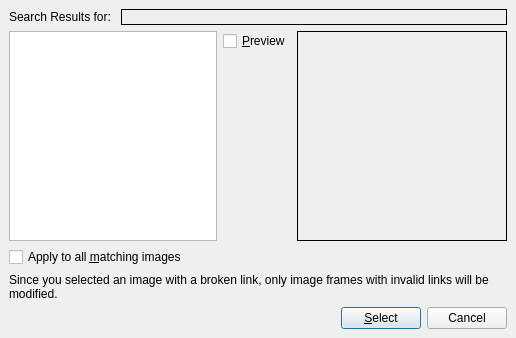
<?xml version="1.0" encoding="UTF-8"?>
<ui version="4.0">
 <author>Petr Vanek &lt;petr@scribus.info&gt;</author>
 <class>PicSearch</class>
 <widget class="QDialog" name="PicSearch">
  <property name="geometry">
   <rect>
    <x>0</x>
    <y>0</y>
    <width>516</width>
    <height>292</height>
   </rect>
  </property>
  <property name="windowTitle">
   <string>Result</string>
  </property>
  <layout class="QVBoxLayout">
   <property name="leftMargin">
    <number>9</number>
   </property>
   <property name="topMargin">
    <number>9</number>
   </property>
   <property name="rightMargin">
    <number>9</number>
   </property>
   <property name="bottomMargin">
    <number>9</number>
   </property>
   <item>
    <layout class="QHBoxLayout">
     <item>
      <widget class="QLabel" name="textLabel1">
       <property name="text">
        <string>Search Results for: </string>
       </property>
       <property name="wordWrap">
        <bool>false</bool>
       </property>
      </widget>
     </item>
     <item>
      <widget class="QLabel" name="fileNameLabel">
       <property name="sizePolicy">
        <sizepolicy hsizetype="Expanding" vsizetype="Preferred">
         <horstretch>0</horstretch>
         <verstretch>0</verstretch>
        </sizepolicy>
       </property>
       <property name="frameShape">
        <enum>QFrame::Box</enum>
       </property>
       <property name="text">
        <string/>
       </property>
       <property name="wordWrap">
        <bool>false</bool>
       </property>
      </widget>
     </item>
    </layout>
   </item>
   <item>
    <layout class="QHBoxLayout">
     <item>
      <widget class="QListWidget" name="foundFilesBox"/>
     </item>
     <item>
      <layout class="QVBoxLayout">
       <item>
        <widget class="QCheckBox" name="previewCheckBox">
         <property name="text">
          <string>&amp;Preview</string>
         </property>
         <property name="shortcut">
          <string>Alt+P</string>
         </property>
        </widget>
       </item>
       <item>
        <spacer>
         <property name="orientation">
          <enum>Qt::Vertical</enum>
         </property>
         <property name="sizeType">
          <enum>QSizePolicy::Expanding</enum>
         </property>
         <property name="sizeHint" stdset="0">
          <size>
           <width>21</width>
           <height>81</height>
          </size>
         </property>
        </spacer>
       </item>
      </layout>
     </item>
     <item>
      <layout class="QVBoxLayout">
       <item>
        <widget class="QLabel" name="previewLabel">
         <property name="minimumSize">
          <size>
           <width>210</width>
           <height>210</height>
          </size>
         </property>
         <property name="maximumSize">
          <size>
           <width>210</width>
           <height>210</height>
          </size>
         </property>
         <property name="frameShape">
          <enum>QFrame::Box</enum>
         </property>
         <property name="alignment">
          <set>Qt::AlignCenter</set>
         </property>
         <property name="wordWrap">
          <bool>false</bool>
         </property>
        </widget>
       </item>
       <item>
        <spacer>
         <property name="orientation">
          <enum>Qt::Vertical</enum>
         </property>
         <property name="sizeType">
          <enum>QSizePolicy::Expanding</enum>
         </property>
         <property name="sizeHint" stdset="0">
          <size>
           <width>20</width>
           <height>40</height>
          </size>
         </property>
        </spacer>
       </item>
      </layout>
     </item>
    </layout>
   </item>
   <item>
    <widget class="QCheckBox" name="matchCheckBox">
     <property name="text">
      <string>Apply to all &amp;matching images</string>
     </property>
     <property name="shortcut">
      <string>Alt+M</string>
     </property>
    </widget>
   </item>
   <item>
    <widget class="QLabel" name="matchWarningLabel">
     <property name="enabled">
      <bool>true</bool>
     </property>
     <property name="sizePolicy">
      <sizepolicy hsizetype="Preferred" vsizetype="MinimumExpanding">
       <horstretch>0</horstretch>
       <verstretch>0</verstretch>
      </sizepolicy>
     </property>
     <property name="text">
      <string>Since you selected an image with a broken link, only image frames with invalid links will be modified.</string>
     </property>
     <property name="wordWrap">
      <bool>true</bool>
     </property>
    </widget>
   </item>
   <item>
    <layout class="QHBoxLayout" name="horizontalLayout">
     <item>
      <spacer name="horizontalSpacer">
       <property name="orientation">
        <enum>Qt::Horizontal</enum>
       </property>
       <property name="sizeHint" stdset="0">
        <size>
         <width>40</width>
         <height>20</height>
        </size>
       </property>
      </spacer>
     </item>
     <item>
      <widget class="QPushButton" name="useButton">
       <property name="enabled">
        <bool>true</bool>
       </property>
       <property name="text">
        <string>&amp;Select</string>
       </property>
       <property name="shortcut">
        <string>Alt+S</string>
       </property>
       <property name="default">
        <bool>true</bool>
       </property>
      </widget>
     </item>
     <item>
      <widget class="QPushButton" name="cancelButton">
       <property name="text">
        <string>Cancel</string>
       </property>
      </widget>
     </item>
    </layout>
   </item>
  </layout>
 </widget>
 <resources/>
 <connections/>
</ui>
